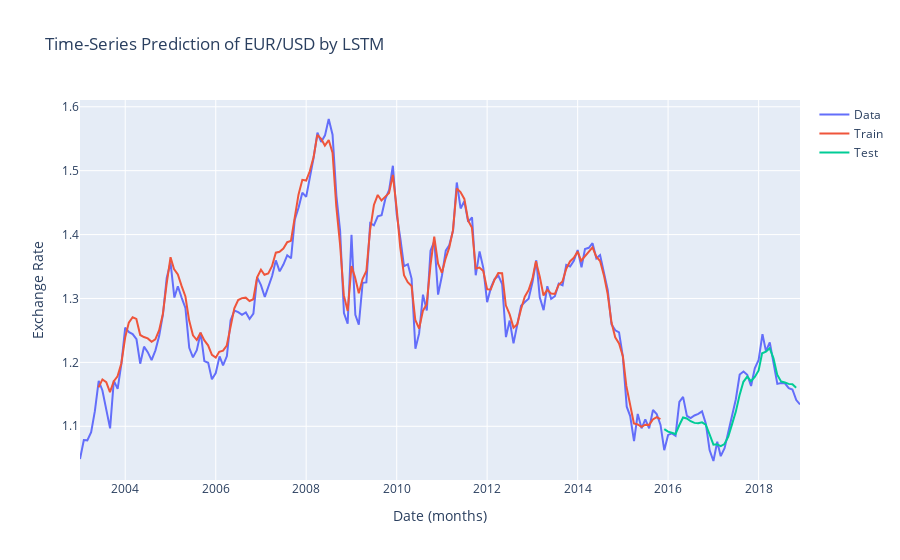

Notebook code for this chart:
### Code cell
trace1 = go.Scatter(
    x = horizon,
    y = eur_usd.exchange,
    mode = 'lines',
    name = 'Data'
)
trace2 = go.Scatter(
    x = train_dates - timedelta(days=31),
    y = train_pred,
    mode = 'lines',
    name = 'Train'
)
trace3 = go.Scatter(
    x = test_dates - timedelta(days=31),
    y = test_pred,
    mode = 'lines',
    name = 'Test'
)
layout = go.Layout(
    title = "Time-Series Prediction of EUR/USD by LSTM" ,
    xaxis = {'title' : "Date (months)"},
    yaxis = {'title' : "Exchange Rate"}
)
fig = go.Figure(data=[trace1, trace2, trace3], layout=layout)
fig.show()

### Figure 1 — Plotly figure (JSON) as saved in the notebook; plotly's stock layout.template omitted (floating-point values rounded to 4 significant figures; data arrays with more than 128 entries replaced by an {"elided": "..."} marker saying what was removed)
{"data": [{"mode": "lines", "name": "Data", "type": "scatter", "x": {"elided": "192 str values"}, "y": {"elided": "192 float values"}}, {"mode": "lines", "name": "Train", "type": "scatter", "x": {"elided": "150 str values"}, "y": {"elided": "150 float values"}}, {"mode": "lines", "name": "Test", "type": "scatter", "x": ["2015-12-01T00:00:00", "2016-01-01T00:00:00", "2016-01-30T00:00:00", "2016-03-01T00:00:00", "2016-03-31T00:00:00", "2016-05-01T00:00:00", "2016-05-31T00:00:00", "2016-07-01T00:00:00", "2016-08-01T00:00:00", "2016-08-31T00:00:00", "2016-10-01T00:00:00", "2016-10-31T00:00:00", "2016-12-01T00:00:00", "2017-01-01T00:00:00", "2017-01-29T00:00:00", "2017-03-01T00:00:00", "2017-03-31T00:00:00", "2017-05-01T00:00:00", "2017-05-31T00:00:00", "2017-07-01T00:00:00", "2017-08-01T00:00:00", "2017-08-31T00:00:00", "2017-10-01T00:00:00", "2017-10-31T00:00:00", "2017-12-01T00:00:00", "2018-01-01T00:00:00", "2018-01-29T00:00:00", "2018-03-01T00:00:00", "2018-03-31T00:00:00", "2018-05-01T00:00:00", "2018-05-31T00:00:00", "2018-07-01T00:00:00", "2018-08-01T00:00:00", "2018-08-31T00:00:00", "2018-10-01T00:00:00", "2018-10-31T00:00:00"], "y": [1.096, 1.092, 1.09, 1.088, 1.102, 1.114, 1.112, 1.108, 1.105, 1.105, 1.106, 1.103, 1.087, 1.071, 1.072, 1.069, 1.072, 1.084, 1.103, 1.123, 1.15, 1.17, 1.178, 1.171, 1.177, 1.187, 1.214, 1.217, 1.222, 1.206, 1.181, 1.17, 1.168, 1.166, 1.166, 1.16]}], "layout": {"title": {"text": "Time-Series Prediction of EUR/USD by LSTM"}, "xaxis": {"title": {"text": "Date (months)"}}, "yaxis": {"title": {"text": "Exchange Rate"}}}}
